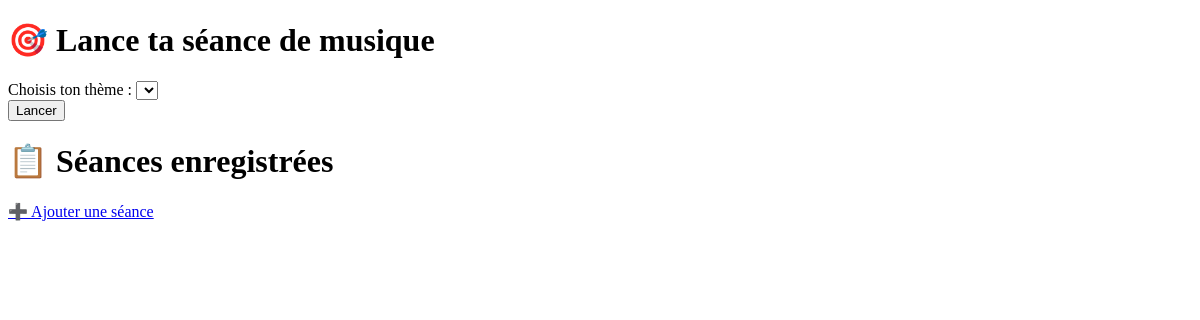
The app's page /, older data.
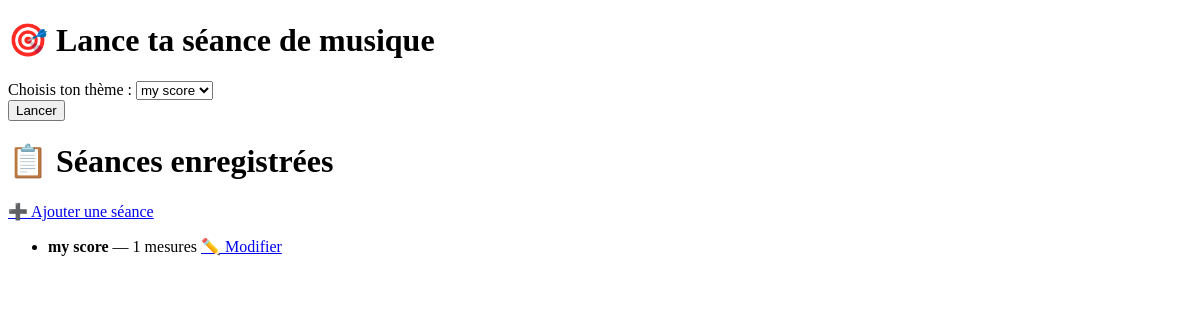
The same page, newer data.
### tables this page shows
CREATE TABLE scores (
        id INTEGER PRIMARY KEY AUTOINCREMENT,
        theme TEXT,
        nom TEXT,
        semitones TEXT,
        nb_mesures INTEGER,
        nb_mesures_text INTEGER,
        times STRING,
        textmesures INTEGER,
        nbnotes INTEGER
    );

### app.py (the view, shortened to what this page needs)
@app.route('/', methods=['GET', 'POST'])
def index():
    scores = charger_scores_depuis_db()
    return render_template('index.html', scores=scores, menu=scores)

### app.py (called while the page is built)
def charger_scores_depuis_db():
    rows = get_all_scores()
    scores = {}
    for row in rows:
        theme = row[1]
        scores[theme] = {
            "id": row[0],
            "theme": row[1],
            "nom": row[2],
            "semitones": row[3],
            "mesures": row[4],
            "mesurestext": row[5],
            "times": row[6],
            "musictext": row[7],
            "nbnotes": row[8]
        }
    return scores

### dbscores.py (called while the page is built)
def get_connection():
    return sqlite3.connect(DB_PATH)

def get_all_scores():
    conn = get_connection()
    cursor = conn.cursor()
    cursor.execute("SELECT * FROM scores ORDER BY id ASC")
    scores = cursor.fetchall()
    conn.close()
    return scores

### templates/index.html (shortened to what this page needs)
<!DOCTYPE html>
<html lang="fr">
<head>
</head>
<body>
    <h1>🎯 Lance ta séance de musique</h1>
    <form method="post">
<div class="field">
        <label for="theme">Choisis ton thème :</label>
        <select name="theme" id="theme">
            {% for key, val in menu.items() %}
                <option value="{{ key }}">{{ val.nom }}</option>
            {% endfor %}
        </select>
</div>
<div class="actions">
        <button type="submit">Lancer</button>
</div>
    </form>
<h1>📋 Séances enregistrées</h1>
<a href="{{ url_for('new') }}">➕ Ajouter une séance</a>
<ul>
  {% for s in scores %}
    <li>
      <strong>{{ scores[s]['nom'] }}</strong> — {{ scores[s]['mesures'] }} mesures
      <a href="{{ url_for('edit', score_id=scores[s]['id']) }}">✏️ Modifier</a>
    </li>
  {% endfor %}
</ul>
</body>
</html>

Row changes from the older to the newer data that the page shows:
added scores: theme+nom "my score", theme "1"
Text that changed along with them:
form field theme: (not shown) → "my score"
